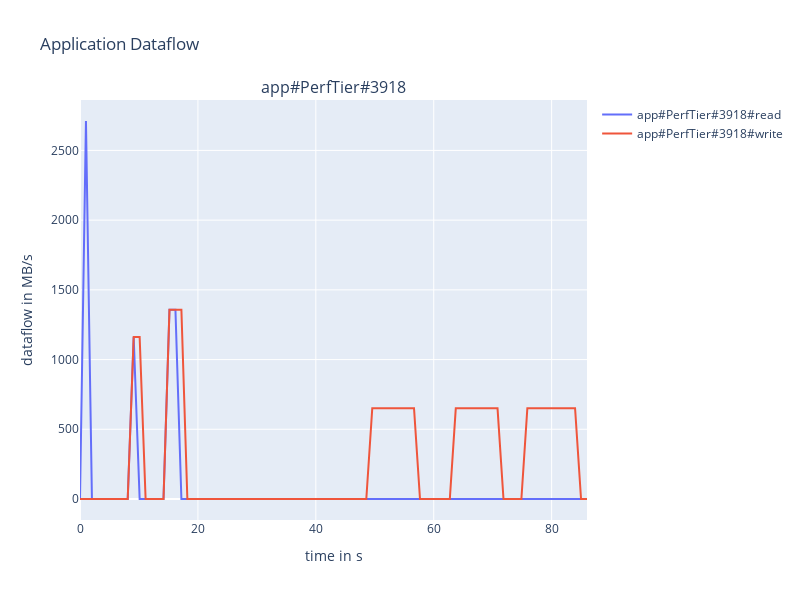
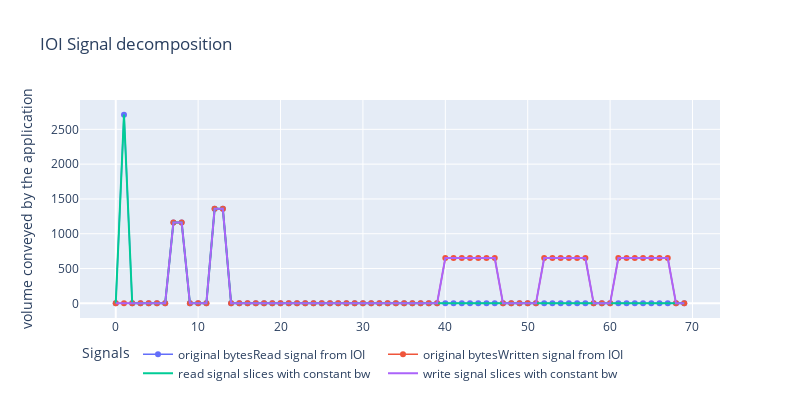

These figures' notebook cell, in order:
### Code cell
env = simpy.Environment()
data = simpy.Store(env)
cluster = Cluster(env, config_path=cluster_config)
bw_normed = (bw/1e6).tolist()
app = Application(env, name=f"PerfTier#{jobid}",                  
                    compute=representation["events"],
                    read=representation["read_volumes"],
                    write=representation["write_volumes"],
                    read_bw=bw_normed, write_bw=bw_normed, 
                    data=data)
env.process(app.run(cluster, placement=[1]*(len(representation["events"]))))
env.run()
fig = display_apps_dataflow(data, cluster, width=800, height=400)
fig.show()
print(representation["events"])
output = get_execution_signal_3(data, nbr_points=len(cd.timestamps))
sim_time = np.array(output[app.name]["time"])
sim_read_bw = np.array(output[app.name]["read_bw"])
sim_write_bw = np.array(output[app.name]["write_bw"])
plot_detected_phases(jobid, merge=True, show_phases=False, 
                     ts=(sim_time, sim_read_bw, sim_write_bw), 
                     width=800, height=400)

### Figure 1 — Plotly figure (JSON) as saved in the notebook; plotly's stock layout.template omitted (floating-point values rounded to 4 significant figures)
{"data": [{"line": {"shape": "linear"}, "name": "app#PerfTier#3918#read", "text": ["COMPUTE|volume=0B", "COMPUTE|volume=0B", "READ|on:tier2|volume=1.73 GB", "READ|on:tier2|volume=1.73 GB", "COMPUTE|volume=0B", "COMPUTE|volume=0B", "READ|on:tier2|volume=1.59 GB", "READ|on:tier2|volume=1.59 GB", "WRITE|on:tier2|volume=1.59 GB", "WRITE|on:tier2|volume=1.59 GB", "WRITE|on:tier2|volume=450.01 MB", "WRITE|on:tier2|volume=450.01 MB", "COMPUTE|volume=0B", "COMPUTE|volume=0B", "READ|on:tier2|volume=3.17 GB", "READ|on:tier2|volume=3.17 GB", "WRITE|on:tier2|volume=3.17 GB", "WRITE|on:tier2|volume=3.17 GB", "WRITE|on:tier2|volume=970.03 MB", "WRITE|on:tier2|volume=970.03 MB", "COMPUTE|volume=0B", "COMPUTE|volume=0B", "READ|on:tier2|volume=3.02 MB", "READ|on:tier2|volume=3.02 MB", "WRITE|on:tier2|volume=3.02 MB", "WRITE|on:tier2|volume=3.02 MB", "WRITE|on:tier2|volume=5.33 GB", "WRITE|on:tier2|volume=5.33 GB", "WRITE|on:tier2|volume=953.67 EB", "WRITE|on:tier2|volume=953.67 EB", "COMPUTE|volume=0B", "COMPUTE|volume=0B", "READ|on:tier2|volume=7.05 MB", "READ|on:tier2|volume=7.05 MB", "WRITE|on:tier2|volume=7.05 MB", "WRITE|on:tier2|volume=7.05 MB", "WRITE|on:tier2|volume=5.3 GB", "WRITE|on:tier2|volume=5.3 GB", "COMPUTE|volume=0B", "COMPUTE|volume=0B", "READ|on:tier2|volume=2.52 MB", "READ|on:tier2|volume=2.52 MB", "WRITE|on:tier2|volume=2.52 MB", "WRITE|on:tier2|volume=2.52 MB", "WRITE|on:tier2|volume=5.33 GB", "WRITE|on:tier2|volume=5.33 GB", "COMPUTE|volume=0B", "COMPUTE|volume=0B"], "textposition": "top center", "type": "scatter", "x": [0, 1.012, 2.023, 3.035, 4.047, 5.059, 6.07, 7.082, 8.094, 9.106, 10.12, 11.13, 12.14, 13.15, 14.16, 15.18, 16.19, 17.2, 18.21, 19.22, 20.23, 21.25, 22.26, 23.27, 24.28, 25.29, 26.3, 27.32, 28.33, 29.34, 30.35, 31.36, 32.38, 33.39, 34.4, 35.41, 36.42, 37.43, 38.45, 39.46, 40.47, 41.48, 42.49, 43.5, 44.52, 45.53, 46.54, 47.55, 48.56, 49.57, 50.59, 51.6, 52.61, 53.62, 54.63, 55.64, 56.66, 57.67, 58.68, 59.69, 60.7, 61.72, 62.73, 63.74, 64.75, 65.76, 66.77, 67.79, 68.8, 69.81, 70.82, 71.83, 72.84, 73.86, 74.87, 75.88, 76.89, 77.9, 78.91, 79.93, 80.94, 81.95, 82.96, 83.97, 84.98, 86.0], "xaxis": "x", "y": [0, 2711.0, 0, 0, 0, 0, 0, 0, 0, 1162.0, 0, 0, 0, 0, 0, 1358.0, 1358.0, 0, 0, 0, 0, 0, 0, 0, 0, 0, 0, 0, 0, 0, 0, 0, 0, 0, 0, 0, 0, 0, 0, 0, 0, 0, 0, 0, 0, 0, 0, 0, 0, 0, 0, 0, 0, 0, 0, 0, 0, 0, 0, 0, 0, 0, 0, 0, 0, 0, 0, 0, 0, 0, 0, 0, 0, 0, 0, 0, 0, 0, 0, 0, 0, 0, 0, 0, 0, 0], "yaxis": "y"}, {"line": {"shape": "linear"}, "name": "app#PerfTier#3918#write", "text": ["COMPUTE|volume=0B", "COMPUTE|volume=0B", "READ|on:tier2|volume=1.73 GB", "READ|on:tier2|volume=1.73 GB", "COMPUTE|volume=0B", "COMPUTE|volume=0B", "READ|on:tier2|volume=1.59 GB", "READ|on:tier2|volume=1.59 GB", "WRITE|on:tier2|volume=1.59 GB", "WRITE|on:tier2|volume=1.59 GB", "WRITE|on:tier2|volume=450.01 MB", "WRITE|on:tier2|volume=450.01 MB", "COMPUTE|volume=0B", "COMPUTE|volume=0B", "READ|on:tier2|volume=3.17 GB", "READ|on:tier2|volume=3.17 GB", "WRITE|on:tier2|volume=3.17 GB", "WRITE|on:tier2|volume=3.17 GB", "WRITE|on:tier2|volume=970.03 MB", "WRITE|on:tier2|volume=970.03 MB", "COMPUTE|volume=0B", "COMPUTE|volume=0B", "READ|on:tier2|volume=3.02 MB", "READ|on:tier2|volume=3.02 MB", "WRITE|on:tier2|volume=3.02 MB", "WRITE|on:tier2|volume=3.02 MB", "WRITE|on:tier2|volume=5.33 GB", "WRITE|on:tier2|volume=5.33 GB", "WRITE|on:tier2|volume=953.67 EB", "WRITE|on:tier2|volume=953.67 EB", "COMPUTE|volume=0B", "COMPUTE|volume=0B", "READ|on:tier2|volume=7.05 MB", "READ|on:tier2|volume=7.05 MB", "WRITE|on:tier2|volume=7.05 MB", "WRITE|on:tier2|volume=7.05 MB", "WRITE|on:tier2|volume=5.3 GB", "WRITE|on:tier2|volume=5.3 GB", "COMPUTE|volume=0B", "COMPUTE|volume=0B", "READ|on:tier2|volume=2.52 MB", "READ|on:tier2|volume=2.52 MB", "WRITE|on:tier2|volume=2.52 MB", "WRITE|on:tier2|volume=2.52 MB", "WRITE|on:tier2|volume=5.33 GB", "WRITE|on:tier2|volume=5.33 GB", "COMPUTE|volume=0B", "COMPUTE|volume=0B"], "textposition": "top center", "type": "scatter", "x": [0, 1.012, 2.023, 3.035, 4.047, 5.059, 6.07, 7.082, 8.094, 9.106, 10.12, 11.13, 12.14, 13.15, 14.16, 15.18, 16.19, 17.2, 18.21, 19.22, 20.23, 21.25, 22.26, 23.27, 24.28, 25.29, 26.3, 27.32, 28.33, 29.34, 30.35, 31.36, 32.38, 33.39, 34.4, 35.41, 36.42, 37.43, 38.45, 39.46, 40.47, 41.48, 42.49, 43.5, 44.52, 45.53, 46.54, 47.55, 48.56, 49.57, 50.59, 51.6, 52.61, 53.62, 54.63, 55.64, 56.66, 57.67, 58.68, 59.69, 60.7, 61.72, 62.73, 63.74, 64.75, 65.76, 66.77, 67.79, 68.8, 69.81, 70.82, 71.83, 72.84, 73.86, 74.87, 75.88, 76.89, 77.9, 78.91, 79.93, 80.94, 81.95, 82.96, 83.97, 84.98, 86.0], "xaxis": "x", "y": [0, 0, 0, 0, 0, 0, 0, 0, 0, 1162.0, 1162.0, 0, 0, 0, 0, 1358.0, 1358.0, 1358.0, 0, 0, 0, 0, 0, 0, 0, 0, 0, 0, 0, 0, 0, 0, 0, 0, 0, 0, 0, 0, 0, 0, 0, 0, 0, 0, 0, 0, 0, 0, 0, 650.8, 650.8, 650.8, 650.8, 650.8, 650.8, 650.8, 650.8, 0, 0, 0, 0, 0, 0, 650.0, 650.0, 650.0, 650.0, 650.0, 650.0, 650.0, 650.0, 0, 0, 0, 0, 650.9, 650.9, 650.9, 650.9, 650.9, 650.9, 650.9, 650.9, 650.9, 0, 0], "yaxis": "y"}, {"line": {"dash": "dot", "shape": "linear"}, "name": "PerfTier#3918 mvt", "text": [], "textposition": "top center", "type": "scatter", "x": [], "xaxis": "x", "y": [], "yaxis": "y"}], "layout": {"annotations": [{"font": {"size": 16}, "showarrow": false, "text": "app#PerfTier#3918", "x": 0.5, "xanchor": "center", "xref": "paper", "y": 1, "yanchor": "bottom", "yref": "paper"}], "height": 600, "title": {"text": "Application Dataflow"}, "width": 800, "xaxis": {"anchor": "y", "domain": [0, 1], "title": {"text": "time in s"}}, "yaxis": {"anchor": "x", "domain": [0, 1], "title": {"text": "dataflow in MB/s"}}}}

### Figure 2 — Plotly figure (JSON) as saved in the notebook; plotly's stock layout.template omitted (floating-point values rounded to 4 significant figures)
{"data": [{"line": {"width": 1.5}, "mode": "lines+markers", "name": "original bytesRead signal from IOI", "text": ["class=0", "class=1", "class=0", "class=0", "class=0", "class=0", "class=0", "class=1", "class=1", "class=0", "class=0", "class=0", "class=1", "class=1", "class=0", "class=0", "class=0", "class=0", "class=0", "class=0", "class=0", "class=0", "class=0", "class=0", "class=0", "class=0", "class=0", "class=0", "class=0", "class=0", "class=0", "class=0", "class=0", "class=0", "class=0", "class=0", "class=0", "class=0", "class=0", "class=0", "class=0", "class=0", "class=0", "class=0", "class=0", "class=0", "class=0", "class=0", "class=0", "class=0", "class=0", "class=0", "class=0", "class=0", "class=0", "class=0", "class=0", "class=0", "class=0", "class=0", "class=0", "class=0", "class=0", "class=0", "class=0", "class=0", "class=0", "class=0", "class=0", "class=0"], "type": "scatter", "x": [0, 1, 2, 3, 4, 5, 6, 7, 8, 9, 10, 11, 12, 13, 14, 15, 16, 17, 18, 19, 20, 21, 22, 23, 24, 25, 26, 27, 28, 29, 30, 31, 32, 33, 34, 35, 36, 37, 38, 39, 40, 41, 42, 43, 44, 45, 46, 47, 48, 49, 50, 51, 52, 53, 54, 55, 56, 57, 58, 59, 60, 61, 62, 63, 64, 65, 66, 67, 68, 69], "y": [0, 2711.0, 0, 0, 0, 0, 0, 1162.0, 1162.0, 0, 0, 0, 1358.0, 1358.0, 0, 0, 0, 0, 0, 0, 0, 0, 0, 0, 0, 0, 0, 0, 0, 0, 0, 0, 0, 0, 0, 0, 0, 0, 0, 0, 0, 0, 0, 0, 0, 0, 0, 0, 0, 0, 0, 0, 0, 0, 0, 0, 0, 0, 0, 0, 0, 0, 0, 0, 0, 0, 0, 0, 0, 0]}, {"line": {"width": 1.5}, "mode": "lines+markers", "name": "original bytesWritten signal from IOI", "text": ["class=0", "class=0", "class=0", "class=0", "class=0", "class=0", "class=0", "class=1", "class=1", "class=0", "class=0", "class=0", "class=1", "class=1", "class=0", "class=0", "class=0", "class=0", "class=0", "class=0", "class=0", "class=0", "class=0", "class=0", "class=0", "class=0", "class=0", "class=0", "class=0", "class=0", "class=0", "class=0", "class=0", "class=0", "class=0", "class=0", "class=0", "class=0", "class=0", "class=0", "class=1", "class=1", "class=1", "class=1", "class=1", "class=1", "class=1", "class=0", "class=0", "class=0", "class=0", "class=0", "class=1", "class=1", "class=1", "class=1", "class=1", "class=1", "class=0", "class=0", "class=0", "class=1", "class=1", "class=1", "class=1", "class=1", "class=1", "class=1", "class=0", "class=0"], "type": "scatter", "x": [0, 1, 2, 3, 4, 5, 6, 7, 8, 9, 10, 11, 12, 13, 14, 15, 16, 17, 18, 19, 20, 21, 22, 23, 24, 25, 26, 27, 28, 29, 30, 31, 32, 33, 34, 35, 36, 37, 38, 39, 40, 41, 42, 43, 44, 45, 46, 47, 48, 49, 50, 51, 52, 53, 54, 55, 56, 57, 58, 59, 60, 61, 62, 63, 64, 65, 66, 67, 68, 69], "y": [0, 0, 0, 0, 0, 0, 0, 1162.0, 1162.0, 0, 0, 0, 1358.0, 1358.0, 0, 0, 0, 0, 0, 0, 0, 0, 0, 0, 0, 0, 0, 0, 0, 0, 0, 0, 0, 0, 0, 0, 0, 0, 0, 0, 650.8, 650.8, 650.8, 650.8, 650.8, 650.8, 650.8, 0, 0, 0, 0, 0, 650.0, 650.0, 650.0, 650.0, 650.0, 650.0, 0, 0, 0, 650.9, 650.9, 650.9, 650.9, 650.9, 650.9, 650.9, 0, 0]}, {"line": {"width": 2}, "mode": "lines", "name": "read signal slices with constant bw", "type": "scatter", "x": [0, 1, 2, 3, 4, 5, 6, 7, 8, 9, 10, 11, 12, 13, 14, 15, 16, 17, 18, 19, 20, 21, 22, 23, 24, 25, 26, 27, 28, 29, 30, 31, 32, 33, 34, 35, 36, 37, 38, 39, 40, 41, 42, 43, 44, 45, 46, 47, 48, 49, 50, 51, 52, 53, 54, 55, 56, 57, 58, 59, 60, 61, 62, 63, 64, 65, 66, 67, 68, 69], "y": [-1.784e-12, 2711.0, -4.547e-12, -4.547e-12, -4.547e-12, -4.547e-12, -4.547e-12, 1162.0, 1162.0, -4.093e-12, -4.093e-12, -4.093e-12, 1358.0, 1358.0, -3.183e-12, -3.183e-12, -3.183e-12, -3.183e-12, -3.183e-12, -3.183e-12, -3.183e-12, -3.183e-12, -3.183e-12, -3.183e-12, -3.183e-12, -3.183e-12, -3.183e-12, -3.183e-12, -3.183e-12, -3.183e-12, -3.183e-12, -3.183e-12, -3.183e-12, -3.183e-12, -3.183e-12, -3.183e-12, -3.183e-12, -3.183e-12, -3.183e-12, -3.183e-12, -3.183e-12, -3.183e-12, -3.183e-12, -3.183e-12, -3.183e-12, -3.183e-12, -3.183e-12, -3.183e-12, -3.183e-12, -3.183e-12, -3.183e-12, -3.183e-12, -3.183e-12, -3.183e-12, -3.183e-12, -3.183e-12, -3.183e-12, -3.183e-12, -3.183e-12, -3.183e-12, -3.183e-12, -3.183e-12, -3.183e-12, -3.183e-12, -3.183e-12, -3.183e-12, -3.183e-12, -3.183e-12, -3.183e-12, -3.183e-12]}, {"line": {"width": 2}, "mode": "lines", "name": "write signal slices with constant bw", "type": "scatter", "x": [0, 1, 2, 3, 4, 5, 6, 7, 8, 9, 10, 11, 12, 13, 14, 15, 16, 17, 18, 19, 20, 21, 22, 23, 24, 25, 26, 27, 28, 29, 30, 31, 32, 33, 34, 35, 36, 37, 38, 39, 40, 41, 42, 43, 44, 45, 46, 47, 48, 49, 50, 51, 52, 53, 54, 55, 56, 57, 58, 59, 60, 61, 62, 63, 64, 65, 66, 67, 68, 69], "y": [-6.058e-13, -6.058e-13, -6.058e-13, -6.058e-13, -6.058e-13, -6.058e-13, -6.058e-13, 1162.0, 1162.0, 1.364e-12, 1.364e-12, 1.364e-12, 1358.0, 1358.0, 1.137e-12, 1.137e-12, 1.137e-12, 1.137e-12, 1.137e-12, 1.137e-12, 1.137e-12, 1.137e-12, 1.137e-12, 1.137e-12, 1.137e-12, 1.137e-12, 1.137e-12, 1.137e-12, 1.137e-12, 1.137e-12, 1.137e-12, 1.137e-12, 1.137e-12, 1.137e-12, 1.137e-12, 1.137e-12, 1.137e-12, 1.137e-12, 1.137e-12, 1.137e-12, 650.8, 650.8, 650.8, 650.8, 650.8, 650.8, 650.8, 1.933e-12, 1.933e-12, 1.933e-12, 1.933e-12, 1.933e-12, 650.0, 650.0, 650.0, 650.0, 650.0, 650.0, 2.387e-12, 2.387e-12, 2.387e-12, 650.9, 650.9, 650.9, 650.9, 650.9, 650.9, 650.9, 2.501e-12, 2.501e-12]}], "layout": {"height": 400, "legend": {"orientation": "h", "title": {"text": "Signals"}, "yanchor": "top"}, "title": {"text": "IOI Signal decomposition"}, "width": 800, "yaxis": {"title": {"text": "volume conveyed by the application"}}}}
